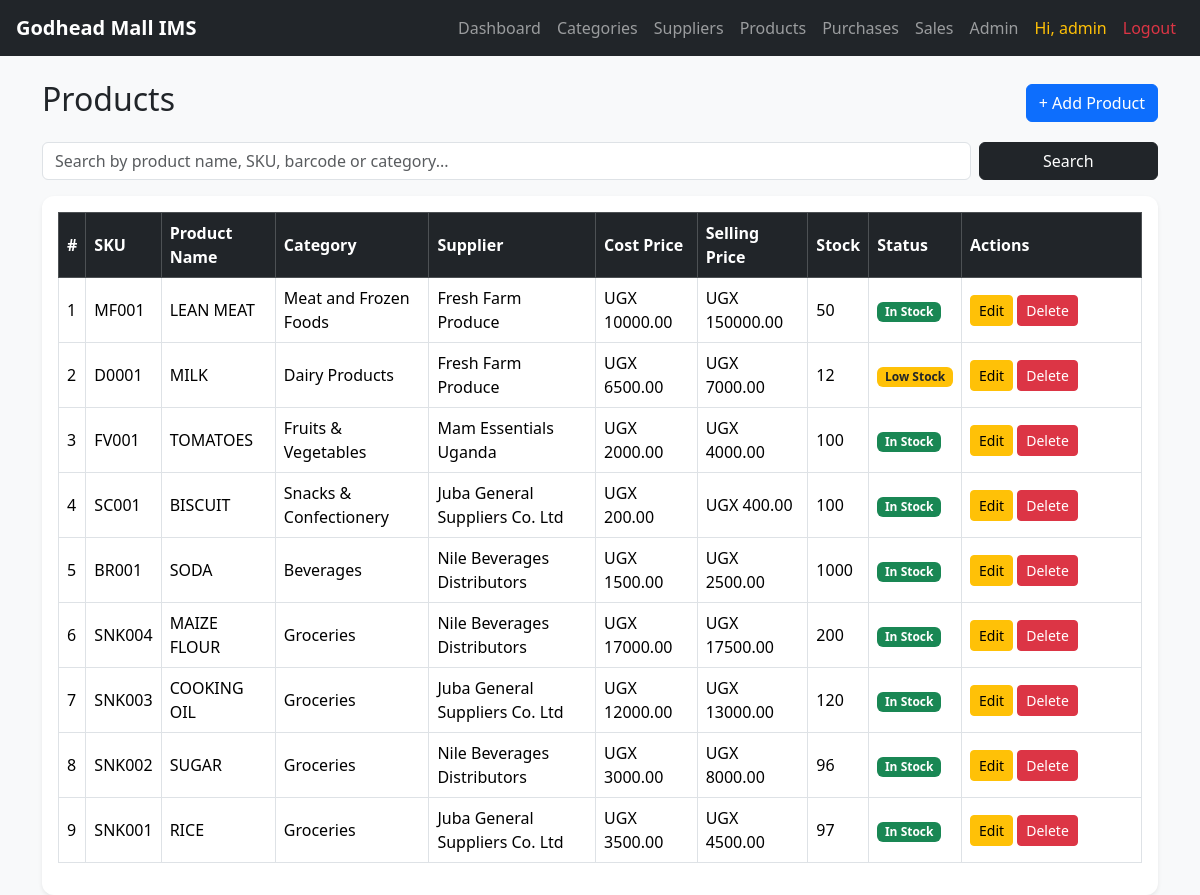
Screenshot of /products/ (signed in) with the database file from the repository.
### myinven/models.py (models this page shows, shortened)
class Product(models.Model):
    sku = models.CharField(max_length=50, unique=True)
    barcode = models.CharField(max_length=100, blank=True, null=True)
    product_name = models.CharField(max_length=200)
    category = models.ForeignKey(Category, on_delete=models.CASCADE, related_name='products')
    supplier = models.ForeignKey(Supplier, on_delete=models.SET_NULL, null=True, blank=True, related_name='products')
    description = models.TextField(blank=True, null=True)
    unit = models.CharField(max_length=50, default='pcs')
    cost_price = models.DecimalField(max_digits=12, decimal_places=2)
    selling_price = models.DecimalField(max_digits=12, decimal_places=2)
    quantity_in_stock = models.PositiveIntegerField(default=0)
    reorder_level = models.PositiveIntegerField(default=5)
    expiry_date = models.DateField(blank=True, null=True)
    created_at = models.DateTimeField(auto_now_add=True)
    updated_at = models.DateTimeField(auto_now=True)

class Category(models.Model):
    name = models.CharField(max_length=100, unique=True)
    description = models.TextField(blank=True, null=True)
    created_at = models.DateTimeField(auto_now_add=True)
    class Meta:
        verbose_name_plural = "Categories"

class Supplier(models.Model):
    supplier_name = models.CharField(max_length=150)
    contact_person = models.CharField(max_length=100, blank=True, null=True)
    phone = models.CharField(max_length=20)
    email = models.EmailField(blank=True, null=True)
    address = models.TextField(blank=True, null=True)
    created_at = models.DateTimeField(auto_now_add=True)
    def __str__(self):
        return self.supplier_name

### myinven/views.py (the view, shortened to what this page needs)
# urls.py: path('products/', views.product_list, name='product_list'),
def product_list(request):
    query = request.GET.get('q')
    products = Product.objects.select_related('category', 'supplier').all().order_by('-created_at')
    return render(request, 'inventory/product_list.html', {
        'products': products,
        'query': query
    })

### myinven/templates/inventory/product_list.html
{% extends 'inventory/base.html' %}
{% block content %}
<div class="d-flex justify-content-between align-items-center mb-3">
    <h2>Products</h2>
    <a href="{% url 'product_create' %}" class="btn btn-primary">+ Add Product</a>
</div>
<form method="get" class="mb-3">
    <div class="row g-2">
        <div class="col-md-10">
            <input type="text" name="q" class="form-control" placeholder="Search by product name, SKU, barcode or category..." value="{{ query|default:'' }}">
        </div>
        <div class="col-md-2">
            <button type="submit" class="btn btn-dark w-100">Search</button>
        </div>
    </div>
</form>
<div class="card shadow-sm p-3">
    <div class="table-responsive">
        <table class="table table-bordered table-hover">
            <thead class="table-dark">
                <tr>
                    <th>#</th>
                    <th>SKU</th>
                    <th>Product Name</th>
                    <th>Category</th>
                    <th>Supplier</th>
                    <th>Cost Price</th>
                    <th>Selling Price</th>
                    <th>Stock</th>
                    <th>Status</th>
                    <th width="180">Actions</th>
                </tr>
            </thead>
            <tbody>
                {% for product in products %}
                <tr>
                    <td>{{ forloop.counter }}</td>
                    <td>{{ product.sku }}</td>
                    <td>{{ product.product_name }}</td>
                    <td>{{ product.category.name }}</td>
                    <td>{{ product.supplier|default:"-" }}</td>
                    <td>UGX {{ product.cost_price }}</td>
                    <td>UGX {{ product.selling_price }}</td>
                    <td>{{ product.quantity_in_stock }}</td>
                    <td>
                        {% if product.quantity_in_stock == 0 %}
                            <span class="badge bg-danger">Out of Stock</span>
                        {% elif product.quantity_in_stock <= product.reorder_level %}
                            <span class="badge bg-warning text-dark">Low Stock</span>
                        {% else %}
                            <span class="badge bg-success">In Stock</span>
                        {% endif %}
                    </td>
                    <td>
                        <a href="{% url 'product_update' product.id %}" class="btn btn-sm btn-warning">Edit</a>
                        <a href="{% url 'product_delete' product.id %}" class="btn btn-sm btn-danger">Delete</a>
                    </td>
                </tr>
                {% empty %}
                <tr>
                    <td colspan="10" class="text-center">No products found.</td>
                </tr>
                {% endfor %}
            </tbody>
        </table>
    </div>
</div>
{% endblock %}

### myinven/templates/inventory/base.html (shortened to what this page needs)
<!DOCTYPE html>
<html lang="en">
<head>
    <link href="https://cdn.jsdelivr.net/npm/bootstrap@5.3.3/dist/css/bootstrap.min.css" rel="stylesheet">
</head>
<body>
    <nav class="navbar navbar-expand-lg navbar-dark bg-dark px-3">
        <a class="navbar-brand" href="{% url 'dashboard' %}">Godhead Mall IMS</a>
        <div class="collapse navbar-collapse show">
            <ul class="navbar-nav ms-auto">
                <li class="nav-item"><a class="nav-link" href="{% url 'dashboard' %}">Dashboard</a></li>
                <li class="nav-item"><a class="nav-link" href="{% url 'category_list' %}">Categories</a></li>
                <li class="nav-item"><a class="nav-link" href="{% url 'supplier_list' %}">Suppliers</a></li>
                <li class="nav-item"><a class="nav-link" href="{% url 'product_list' %}">Products</a></li>
                <li class="nav-item"><a class="nav-link" href="{% url 'purchase_list' %}">Purchases</a></li>
                <li class="nav-item"><a class="nav-link" href="{% url 'sale_list' %}">Sales</a></li>
                <li class="nav-item"><a class="nav-link" href="/admin/">Admin</a></li>
                {% if request.user.is_authenticated %}
                    <li class="nav-item">
                        <span class="nav-link text-warning">Hi, {{ request.user.username }}</span>
                    </li>
                    <li class="nav-item">
                        <a class="nav-link text-danger" href="{% url 'logout' %}">Logout</a>
                    </li>
                {% endif %}
            </ul>
        </div>
    </nav>
    <div class="container mt-4">
        {% block content %}{% endblock %}
    </div>
</body>
</html>

### myinven/templates/inventory/base.html (style rules this page uses)
body { background-color: #f8f9fa; }
.navbar-brand { font-weight: bold; }
.card { border: none; border-radius: 12px; }
.table th, .table td { vertical-align: middle; }

### rows the page displays
Product: sku "MF001", product_name "LEAN MEAT", category.name "Meat and Frozen Foods", supplier "Fresh Farm Produce", cost_price "10000.00", selling_price "150000.00", quantity_in_stock "50", reorder_level "In Stock"
Product: sku "D0001", product_name "MILK", category.name "Dairy Products", supplier "Fresh Farm Produce", cost_price "6500.00", selling_price "7000.00", quantity_in_stock "12", reorder_level "Low Stock"
Product: sku "FV001", product_name "TOMATOES", category.name "Fruits & Vegetables", supplier "Mam Essentials Uganda", cost_price "2000.00", selling_price "4000.00", quantity_in_stock "100", reorder_level "In Stock"
Product: sku "SC001", product_name "BISCUIT", category.name "Snacks & Confectionery", supplier "Juba General Suppliers Co. Ltd", cost_price "200.00", selling_price "400.00", quantity_in_stock "100", reorder_level "In Stock"
Product: sku "BR001", product_name "SODA", category.name "Beverages", supplier "Nile Beverages Distributors", cost_price "1500.00", selling_price "2500.00", quantity_in_stock "1000", reorder_level "In Stock"
Product: sku "SNK004", product_name "MAIZE FLOUR", category.name "Groceries", supplier "Nile Beverages Distributors", cost_price "17000.00", selling_price "17500.00", quantity_in_stock "200", reorder_level "In Stock"
Product: sku "SNK003", product_name "COOKING OIL", category.name "Groceries", supplier "Juba General Suppliers Co. Ltd", cost_price "12000.00", selling_price "13000.00", quantity_in_stock "120", reorder_level "In Stock"
Product: sku "SNK002", product_name "SUGAR", category.name "Groceries", supplier "Nile Beverages Distributors", cost_price "3000.00", selling_price "8000.00", quantity_in_stock "96", reorder_level "In Stock"
Product: sku "SNK001", product_name "RICE", category.name "Groceries", supplier "Juba General Suppliers Co. Ltd", cost_price "3500.00", selling_price "4500.00", quantity_in_stock "97", reorder_level "In Stock"

### other values shown
{{ request.user.username }} "admin"
